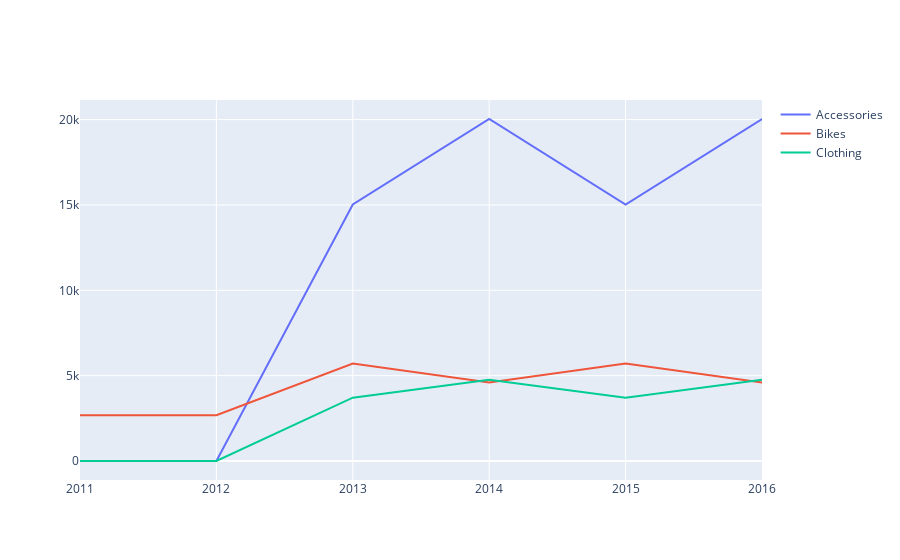

This figure's notebook cell:
### Code cell
fig = go.Figure()
fig.add_trace(go.Scatter(x=year_cat.year,y=year_cat['Product Category_Accessories'],mode='lines',name='Accessories'))
fig.add_trace(go.Scatter(x=year_cat.year,y=year_cat['Product Category_Bikes'],mode='lines',name='Bikes'))
fig.add_trace(go.Scatter(x=year_cat.year,y=year_cat['Product Category_Clothing'],mode='lines',name='Clothing'))

### Figure 1 — Plotly figure (JSON) as saved in the notebook; plotly's stock layout.template omitted (floating-point values rounded to 4 significant figures)
{"data": [{"mode": "lines", "name": "Accessories", "type": "scatter", "x": [2011, 2012, 2013, 2014, 2015, 2016], "y": [0.0, 0.0, 15020.0, 20040.0, 15020.0, 20040.0]}, {"mode": "lines", "name": "Bikes", "type": "scatter", "x": [2011, 2012, 2013, 2014, 2015, 2016], "y": [2677.0, 2677.0, 5710.0, 4604.0, 5710.0, 4604.0]}, {"mode": "lines", "name": "Clothing", "type": "scatter", "x": [2011, 2012, 2013, 2014, 2015, 2016], "y": [0.0, 0.0, 3708.0, 4759.0, 3708.0, 4759.0]}], "layout": {}}
